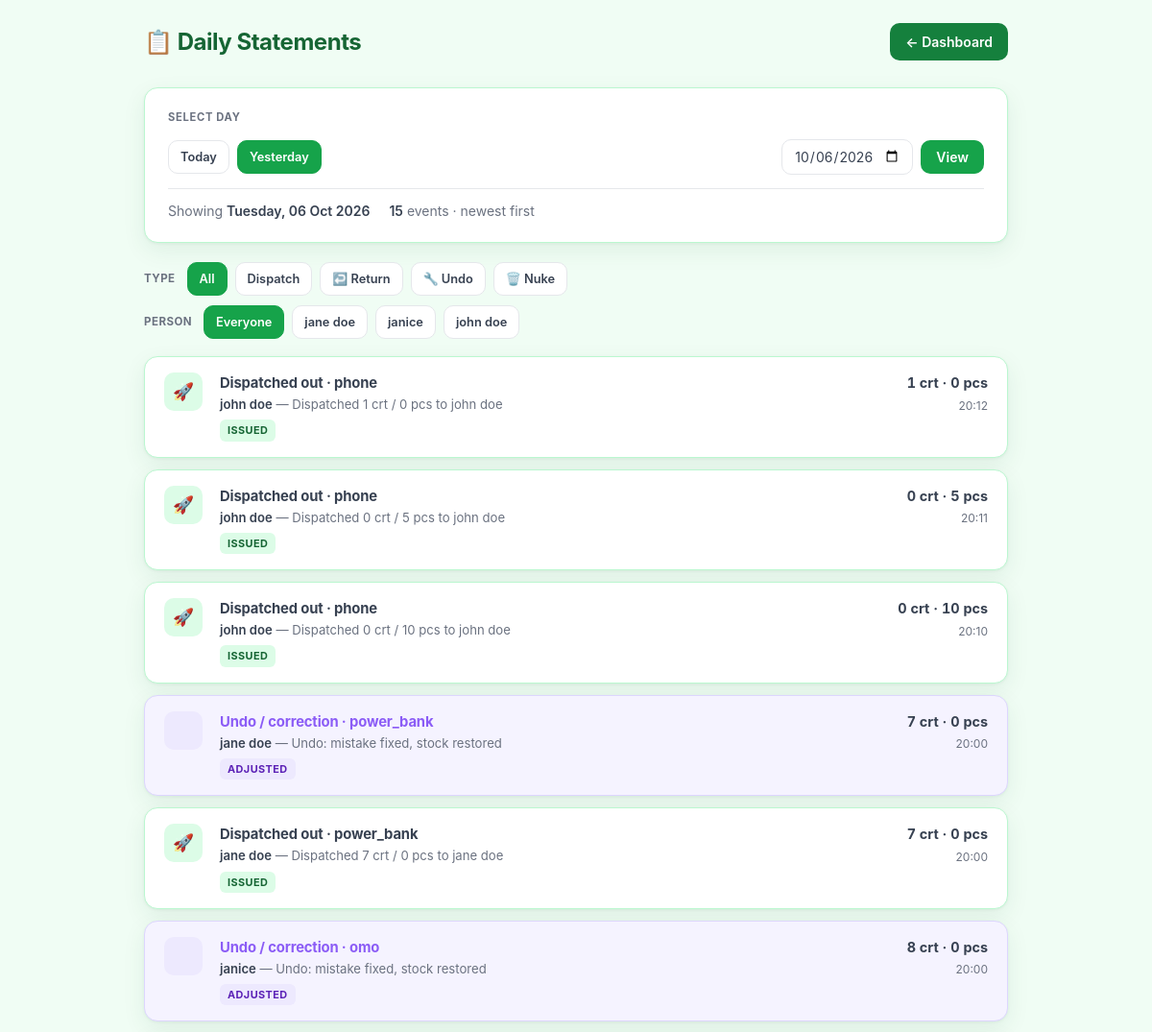
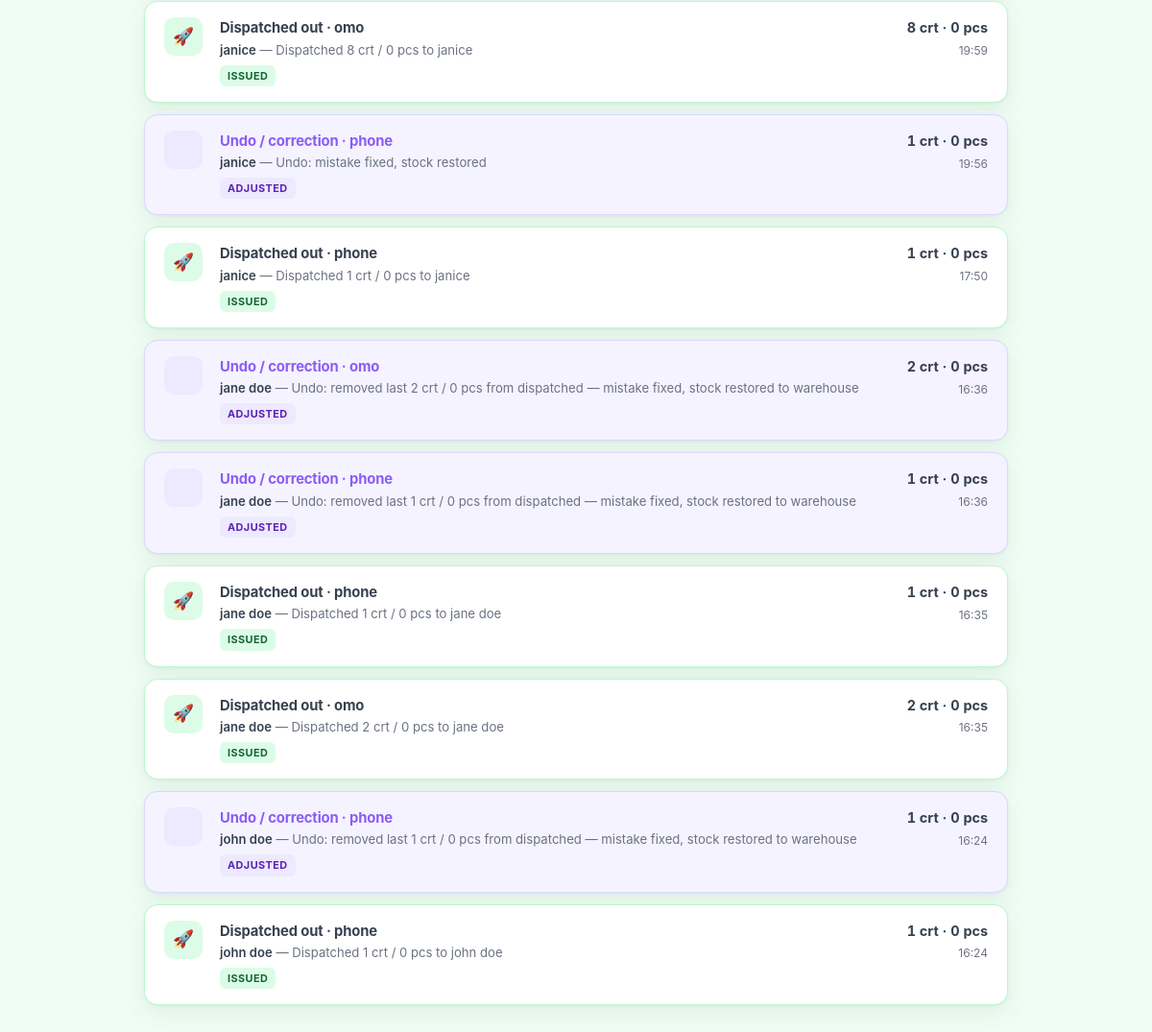
The app's page /statements/?date=2026-10-06 (signed in) with its own data (2 pictures, top to bottom).
### main/models.py (models this page shows, shortened)
class ActivityLog(models.Model):
    shop = models.ForeignKey(Shop, on_delete=models.CASCADE, null=True, blank=True)
    DISPATCH = "dispatch"
    RETURN = "return"
    CORRECTION = "correction"
    DELETE = "delete"
    EVENT_CHOICES = [
        (DISPATCH, "Dispatched Out"), (RETURN, "Returned — Not Sold"),
        (CORRECTION, "Correction"), (DELETE, "Deleted Mistake"),
    ]
    created_at = models.DateTimeField(auto_now_add=True)
    business_date = models.DateField(db_index=True)
    event_type = models.CharField(max_length=20, choices=EVENT_CHOICES, db_index=True)
    promoter_name = models.CharField(max_length=100)
    product_name = models.CharField(max_length=200)
    cartons = models.IntegerField(default=0)
    pieces = models.IntegerField(default=0)
    cash_amount = models.DecimalField(max_digits=10, decimal_places=2, default=0)
    label = models.CharField(max_length=255, blank=True)
    class Meta:
        ordering = ["-created_at"]

### main/views.py (the view)
# urls.py: path('statements/', statements, name='statements'),
def statements(request):
    shop = get_active_shop(request)
    if not shop: return redirect("setup_shop")
    date_str = request.GET.get("date", "").strip()
    if date_str:
        try: selected = date.fromisoformat(date_str)
        except ValueError: selected = date.today()
    else: selected = date.today()
    event_filter = request.GET.get("event", "").strip()
    promoter_filter = request.GET.get("promoter", "").strip()
    logs_qs = ActivityLog.objects.filter(shop=shop, business_date=selected)
    promoter_names = list(logs_qs.order_by("promoter_name").values_list("promoter_name", flat=True).distinct())
    if event_filter in ("dispatch", "return", "correction", "delete"): logs_qs = logs_qs.filter(event_type=event_filter)
    if promoter_filter: logs_qs = logs_qs.filter(promoter_name=promoter_filter)
    logs = logs_qs.order_by("-created_at")
    today = date.today()
    yesterday = today - timedelta(days=1)
    context = {
        "selected_date": selected, "selected_date_str": selected.isoformat(),
        "today_str": today.isoformat(), "yesterday_str": yesterday.isoformat(),
        "is_today": selected == today, "logs": logs, "entry_count": logs.count(),
        "promoter_names": promoter_names, "event_filter": event_filter, "promoter_filter": promoter_filter,
    }
    return render(request, "main/statement.html", context)

### main/views.py (called while the page is built)
def get_active_shop(request):
    shop_id = request.session.get("active_shop_id")
    if shop_id:
        return Shop.objects.filter(id=shop_id).first()
    return None

### main/templates/main/statement.html (shortened to what this page needs)
<!DOCTYPE html>
<html lang="en">
<head>
</head>
<body>
<div class="wrap">
  <div class="top">
    <h1>📋 Daily Statements</h1>
    <div style="display:flex; align-items:center; gap:10px;">
      <a href="{% url 'dashboard' %}" class="btn btn-back">← Dashboard</a>
    </div>
  </div>
  <div class="card">
    <h2>Select Day</h2>
    <div class="filter-row">
      <a href="?date={{ today_str }}{% if event_filter %}&event={{ event_filter }}{% endif %}{% if promoter_filter %}&promoter={{ promoter_filter|urlencode }}{% endif %}"
         class="btn btn-chip {% if selected_date_str == today_str %}active{% endif %}">Today</a>
      <a href="?date={{ yesterday_str }}{% if event_filter %}&event={{ event_filter }}{% endif %}{% if promoter_filter %}&promoter={{ promoter_filter|urlencode }}{% endif %}"
         class="btn btn-chip {% if selected_date_str == yesterday_str %}active{% endif %}">Yesterday</a>
      <form method="GET" action="">
        <input type="date" name="date" value="{{ selected_date_str }}" max="{{ today_str }}" onchange="this.form.submit()">
        <button type="submit" class="btn btn-green">View</button>
      </form>
    </div>
    <div class="meta-row">
      <span>Showing <strong>{{ selected_date|date:"l, d M Y" }}</strong></span>
      <span><strong>{{ entry_count }}</strong> event{{ entry_count|pluralize }} · newest first</span>
    </div>
  </div>
  <div class="chip-row">
    <span class="chip-label">Type</span>
    <a href="?date={{ selected_date_str }}{% if promoter_filter %}&promoter={{ promoter_filter|urlencode }}{% endif %}"
       class="btn btn-chip {% if not event_filter %}active{% endif %}">All</a>
    <a href="?date={{ selected_date_str }}&event=dispatch{% if promoter_filter %}&promoter={{ promoter_filter|urlencode }}{% endif %}"
       class="btn btn-chip {% if event_filter == 'dispatch' %}active{% endif %}"> Dispatch</a>
    <a href="?date={{ selected_date_str }}&event=return{% if promoter_filter %}&promoter={{ promoter_filter|urlencode }}{% endif %}"
       class="btn btn-chip {% if event_filter == 'return' %}active-amber{% endif %}">↩️ Return</a>
    <a href="?date={{ selected_date_str }}&event=correction{% if promoter_filter %}&promoter={{ promoter_filter|urlencode }}{% endif %}"
       class="btn btn-chip {% if event_filter == 'correction' %}active-purple{% endif %}">🔧 Undo</a>
    <a href="?date={{ selected_date_str }}&event=delete{% if promoter_filter %}&promoter={{ promoter_filter|urlencode }}{% endif %}"
       class="btn btn-chip {% if event_filter == 'delete' %}active-red{% endif %}">🗑️ Nuke</a>
  </div>
  {% if promoter_names %}
  <div class="chip-row" style="margin-bottom:18px;">
    <span class="chip-label">Person</span>
    <a href="?date={{ selected_date_str }}{% if event_filter %}&event={{ event_filter }}{% endif %}"
       class="btn btn-chip {% if not promoter_filter %}active{% endif %}">Everyone</a>
    {% for name in promoter_names %}
    <a href="?date={{ selected_date_str }}&promoter={{ name|urlencode }}{% if event_filter %}&event={{ event_filter }}{% endif %}"
       class="btn btn-chip {% if promoter_filter == name %}active-blue{% endif %}">{{ name }}</a>
    {% endfor %}
  </div>
  {% endif %}
  {% for log in logs %}
  <div class="log-card
    {% if log.event_type == 'delete' and 'sold/accounted' in log.label %}is-delete-sold
    {% elif log.event_type == 'delete' %}is-delete
    {% elif log.event_type == 'return' %}is-return
    {% elif log.event_type == 'correction' %}is-correction
    {% endif %}">
    <div class="icon-bubble
      {% if log.event_type == 'dispatch' %}icon-dispatch
      {% elif log.event_type == 'return' %}icon-return
      {% elif log.event_type == 'correction' %}icon-correction
      {% elif log.event_type == 'delete' and 'sold/accounted' in log.label %}icon-sold
      {% else %}icon-delete{% endif %}">
      {% if log.event_type == 'dispatch' %}🚀
      {% elif log.event_type == 'return' %}↩️
      {% elif log.event_type == 'correction' %}
      {% elif log.event_type == 'delete' and 'sold/accounted' in log.label %}💰
      {% else %}🗑️{% endif %}
    </div>
    <div>
      <div class="log-title">
        {% if log.event_type == 'dispatch' %}Dispatched out
        {% elif log.event_type == 'return' %}Returned — not sold
        {% elif log.event_type == 'correction' %}Undo / correction
        {% elif log.event_type == 'delete' and 'sold/accounted' in log.label %}Sold / accounted
        {% elif log.event_type == 'delete' and 'fully returned' in log.label %}Cleared (fully returned)
        {% else %}Nuked entry{% endif %}
        · {{ log.product_name }}
      </div>
      <div class="log-detail">
        <strong>{{ log.promoter_name }}</strong>
        {% if log.label %} — {{ log.label }}{% endif %}
      </div>
      <span class="badge
        {% if log.event_type == 'dispatch' %}badge-dispatch
        {% elif log.event_type == 'return' %}badge-return
        {% elif log.event_type == 'correction' %}badge-correction
        {% elif log.event_type == 'delete' and 'sold/accounted' in log.label %}badge-sold
        {% else %}badge-delete{% endif %}">
        {% if log.event_type == 'dispatch' %}Issued
        {% elif log.event_type == 'return' %}Unsold / Restored
        {% elif log.event_type == 'correction' %}Adjusted
        {% elif log.event_type == 'delete' and 'sold/accounted' in log.label %}Sold · Not restored
        {% elif log.event_type == 'delete' and 'fully returned' in log.label %}Cleared · Bookkeeping
        {% else %}Removed{% endif %}
      </span>
    </div>
    <div class="log-meta">
      <div class="log-qty">{{ log.cartons }} crt · {{ log.pieces }} pcs</div>
      <div>{{ log.created_at|time:"H:i" }}</div>
    </div>
  </div>
  {% empty %}
  <div class="empty">
    <div class="empty-icon">📭</div>
    <p><strong>No matching events</strong>Try another day, clear filters, or log activity on the dashboard.</p>
  </div>
  {% endfor %}
</div>
</body>
</html>

### main/templates/main/statement.html (style rules this page uses)
:root { --g-50:#f0fdf4; --g-100:#dcfce7; --g-200:#bbf7d0; --g-500:#22c55e; --g-600:#16a34a; --g-700:#15803d; --g-800:#166534; --white:#ffffff; --gray-50:#f9fafb; --gray-100:#f3f4f6; --gray-200:#e5e7eb; --gray-400:#9ca3af; --gray-500:#6b7280; --gray-700:#374151; --red:#ef4444; --amber:#f59e0b; --blue:#3b82f6; --purple:#8b5cf6; --radius:14px; --shadow:0 1px 3px rgba(20,83,45,0.06), 0 8px 24px rgba(20,83,45,0.08); }
* { box-sizing:border-box; margin:0; padding:0; }
body { font-family: "Inter", system-ui, -apple-system, sans-serif; background: var(--g-50); color: var(--gray-700); line-height: 1.5; min-height: 100vh; padding: 24px 20px 60px; }
.wrap { max-width: 900px; margin: 0 auto; }
.top { display: flex; justify-content: space-between; align-items: center; margin-bottom: 28px; gap: 16px; flex-wrap: wrap; }
.top h1 { font-size: 1.5rem; font-weight: 700; color: var(--g-800); letter-spacing: -0.02em; display: flex; align-items: center; gap: 10px; }
.btn { display: inline-flex; align-items: center; gap: 6px; border: none; border-radius: 10px; padding: 9px 16px; font-size: 0.875rem; font-weight: 600; cursor: pointer; text-decoration: none; transition: all 0.15s; font-family: inherit; }
.btn-back { background: var(--g-700); color: white; }
.btn-green { background: var(--g-600); color: white; }
.btn-chip { background: var(--white); color: var(--gray-700); border: 1.5px solid var(--gray-200); padding: 7px 12px; font-size: 0.8rem; }
.btn-chip.active { background: var(--g-600); color: white; border-color: var(--g-600); }
.card { background: var(--white); border-radius: var(--radius); box-shadow: var(--shadow); border: 1px solid var(--g-200); padding: 22px 24px; margin-bottom: 20px; }
.card h2 { font-size: 0.7rem; font-weight: 700; text-transform: uppercase; letter-spacing: 0.06em; color: var(--gray-500); margin-bottom: 14px; }
.filter-row { display: flex; flex-wrap: wrap; align-items: center; gap: 8px; }
.filter-row form { display: flex; align-items: center; gap: 8px; margin-left: auto; }
.filter-row input[type="date"] { border: 1.5px solid var(--gray-200); border-radius: 10px; padding: 8px 12px; font-size: 0.875rem; font-family: inherit; color: var(--gray-700); background: var(--white); outline: none; }
.meta-row { display: flex; flex-wrap: wrap; gap: 20px; margin-top: 14px; padding-top: 12px; border-top: 1px solid var(--gray-200); font-size: 0.875rem; color: var(--gray-500); }
.meta-row strong { color: var(--gray-700); font-weight: 600; }
.chip-row { display: flex; flex-wrap: wrap; gap: 8px; margin-bottom: 10px; align-items: center; }
.chip-label { font-size: 0.72rem; font-weight: 700; text-transform: uppercase; letter-spacing: 0.04em; color: var(--gray-500); margin-right: 4px; }
.log-card { background: var(--white); border-radius: var(--radius); box-shadow: var(--shadow); border: 1px solid var(--g-200); padding: 16px 20px; margin-bottom: 12px; display: grid; grid-template-columns: 44px 1fr auto; gap: 14px; align-items: start; transition: border-color 0.15s; }
.log-card.is-correction { border-color: #ddd6fe; background: #f5f3ff; }
.icon-bubble { width: 40px; height: 40px; border-radius: 10px; display: flex; align-items: center; justify-content: center; font-size: 1.1rem; flex-shrink: 0; }
.icon-dispatch { background: var(--g-100); }
.icon-correction { background: #ede9fe; }
.log-title { font-weight: 650; font-size: 0.925rem; color: var(--gray-900); margin-bottom: 2px; letter-spacing: -0.01em; }
.log-card.is-correction .log-title { color: var(--purple); }
.log-detail { font-size: 0.82rem; color: var(--gray-500); line-height: 1.45; }
.log-detail strong { color: var(--gray-700); font-weight: 600; }
.badge { display: inline-block; font-size: 0.68rem; font-weight: 700; text-transform: uppercase; letter-spacing: 0.04em; padding: 3px 8px; border-radius: 6px; margin-top: 6px; }
.badge-dispatch { background: var(--g-100); color: var(--g-800); }
.badge-correction { background: #ede9fe; color: #5b21b6; }
.log-meta { text-align: right; font-size: 0.75rem; color: var(--gray-500); white-space: nowrap; }
.log-qty { font-weight: 700; font-size: 0.9rem; color: var(--gray-700); margin-bottom: 4px; font-variant-numeric: tabular-nums; }

### records on screen
ActivityLog: event_type "Dispatched out", product_name "phone", promoter_name "john doe", label "Dispatched 1 crt / 0 pcs to john doe", cartons "1", pieces "0", created_at "20:12"
ActivityLog: event_type "Dispatched out", product_name "phone", promoter_name "john doe", label "Dispatched 0 crt / 5 pcs to john doe", cartons "0", pieces "5", created_at "20:11"
ActivityLog: event_type "Dispatched out", product_name "phone", promoter_name "john doe", label "Dispatched 0 crt / 10 pcs to john doe", cartons "0", pieces "10", created_at "20:10"
ActivityLog: event_type "Undo / correction", product_name "power_bank", promoter_name "jane doe", label "Undo: mistake fixed, stock restored", cartons "7", pieces "0", created_at "20:00"
ActivityLog: event_type "Dispatched out", product_name "power_bank", promoter_name "jane doe", label "Dispatched 7 crt / 0 pcs to jane doe", cartons "7", pieces "0", created_at "20:00"
ActivityLog: event_type "Undo / correction", product_name "omo", promoter_name "janice", label "Undo: mistake fixed, stock restored", cartons "8", pieces "0", created_at "20:00"
ActivityLog: event_type "Dispatched out", product_name "omo", promoter_name "janice", label "Dispatched 8 crt / 0 pcs to janice", cartons "8", pieces "0", created_at "19:59"
ActivityLog: event_type "Undo / correction", product_name "phone", promoter_name "janice", label "Undo: mistake fixed, stock restored", cartons "1", pieces "0", created_at "19:56"
ActivityLog: event_type "Dispatched out", product_name "phone", promoter_name "janice", label "Dispatched 1 crt / 0 pcs to janice", cartons "1", pieces "0", created_at "17:50"
ActivityLog: event_type "Undo / correction", product_name "omo", promoter_name "jane doe", label "Undo: removed last 2 crt / 0 pcs from dispatched — mistake fixed, stock restored to warehouse", cartons "2", pieces "0", created_at "16:36"
ActivityLog: event_type "Undo / correction", product_name "phone", promoter_name "jane doe", label "Undo: removed last 1 crt / 0 pcs from dispatched — mistake fixed, stock restored to warehouse", cartons "1", pieces "0", created_at "16:36"
ActivityLog: event_type "Dispatched out", product_name "phone", promoter_name "jane doe", label "Dispatched 1 crt / 0 pcs to jane doe", cartons "1", pieces "0", created_at "16:35"
ActivityLog: event_type "Dispatched out", product_name "omo", promoter_name "jane doe", label "Dispatched 2 crt / 0 pcs to jane doe", cartons "2", pieces "0", created_at "16:35"
ActivityLog: event_type "Undo / correction", product_name "phone", promoter_name "john doe", label "Undo: removed last 1 crt / 0 pcs from dispatched — mistake fixed, stock restored to warehouse", cartons "1", pieces "0", created_at "16:24"
ActivityLog: event_type "Dispatched out", product_name "phone", promoter_name "john doe", label "Dispatched 1 crt / 0 pcs to john doe", cartons "1", pieces "0", created_at "16:24"

### other values on screen
{{ selected_date|date:"l, d M Y" }} "Tuesday, 06 Oct 2026"
{{ entry_count }} "15"
{{ name }} "jane doe" "janice" "john doe"
